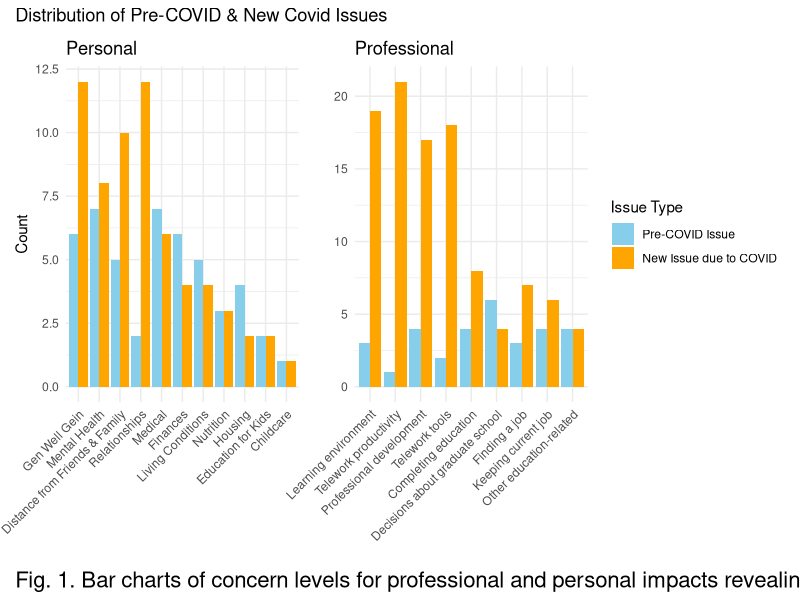
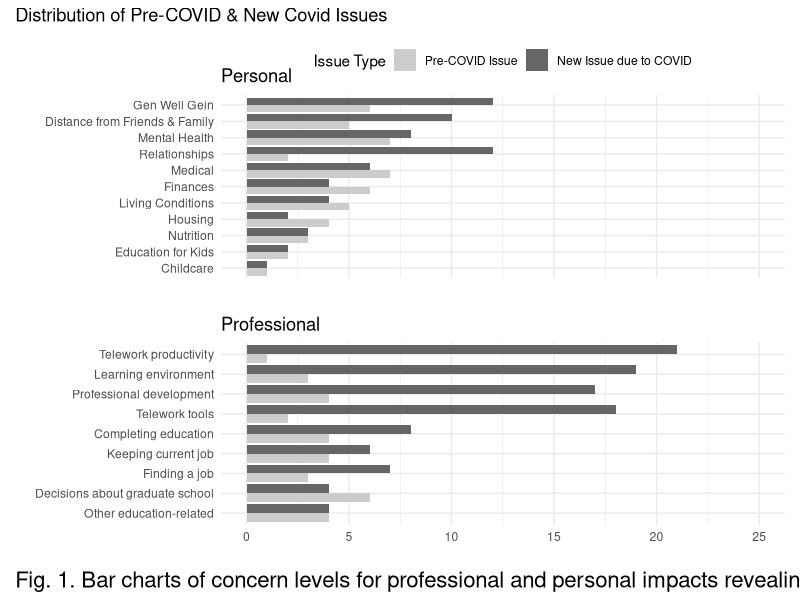
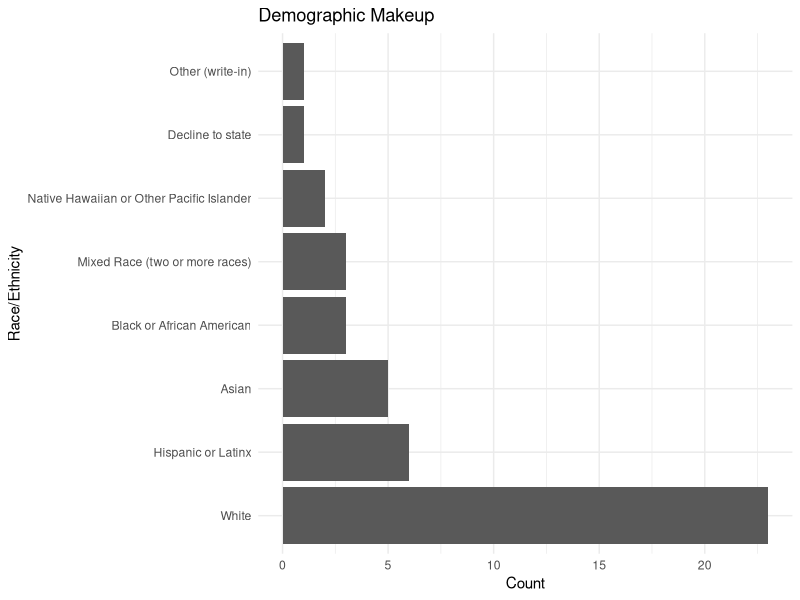
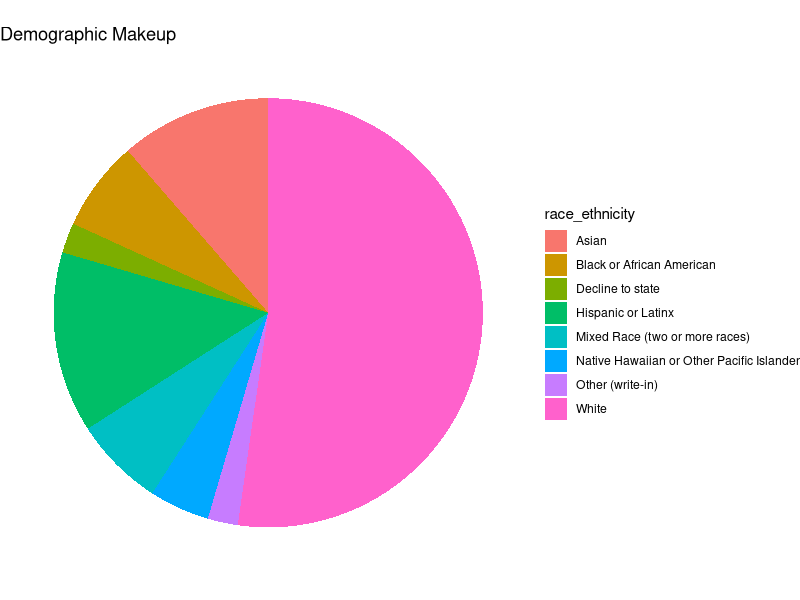
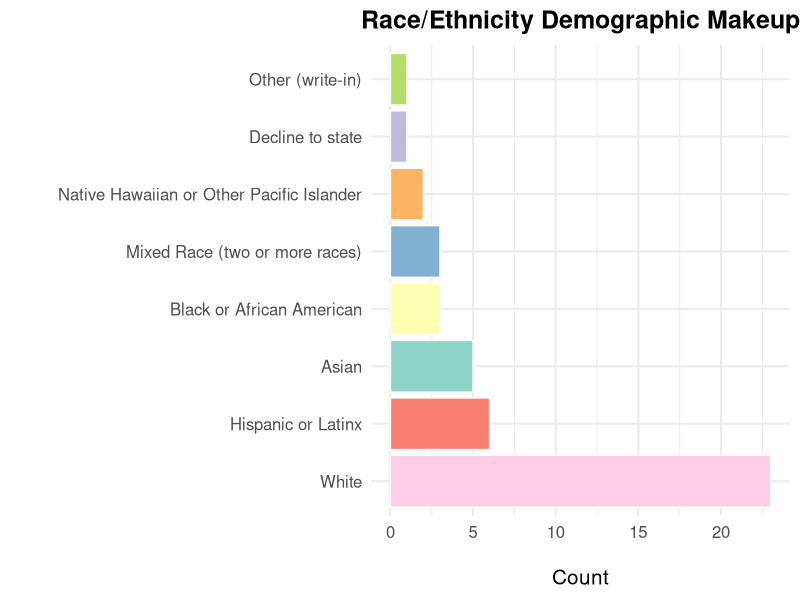
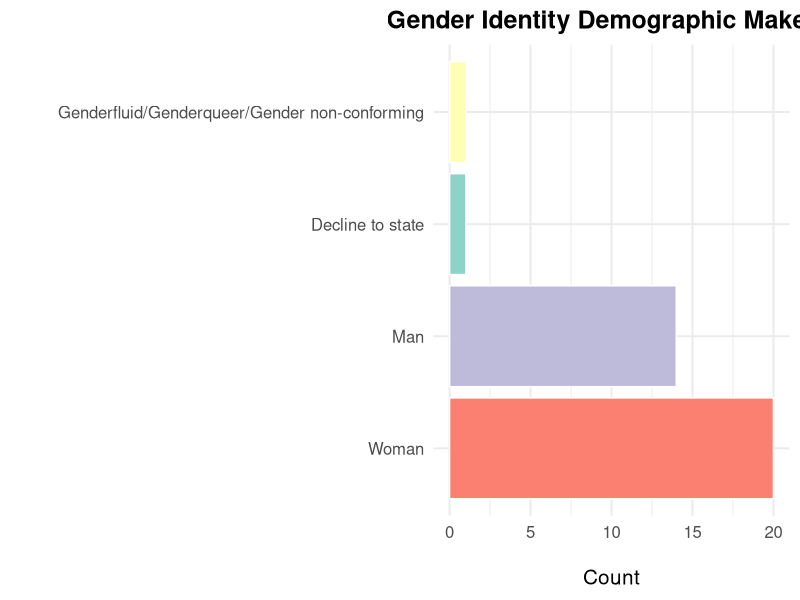
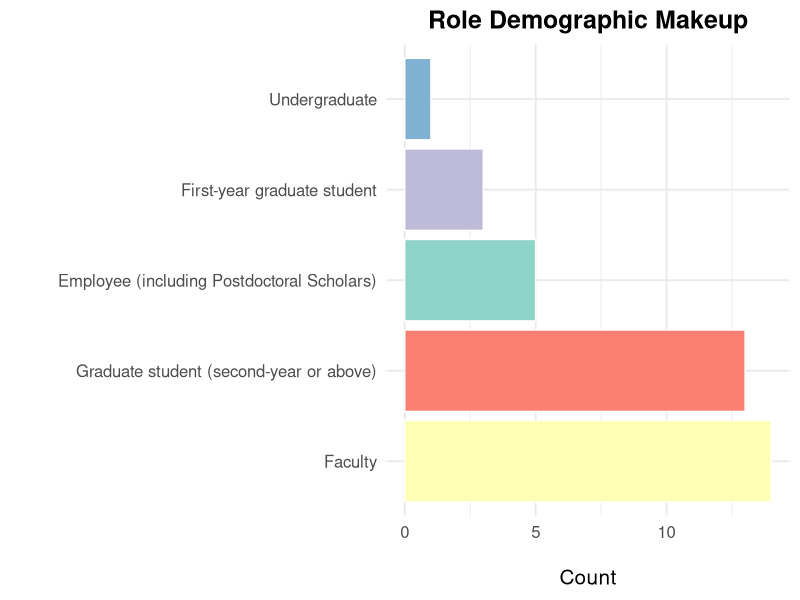
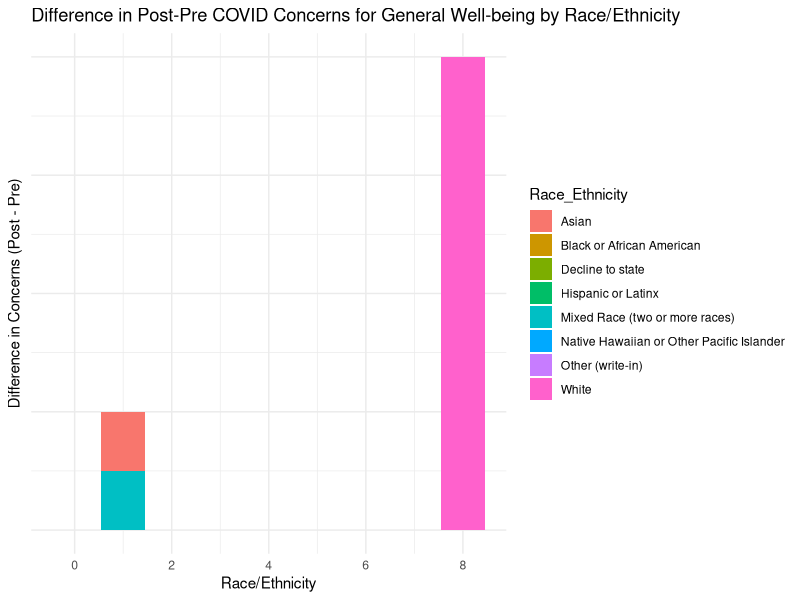

Write R code to recreate these figures, in order.
## ---- chunk 1
library(tidyverse)
library(tibble)
library(kableExtra)
library(tidytext)
library(stringr)
library(SnowballC)
library(patchwork)

data <- read.csv("data_snippet.csv")
## ---- chunk 2
personal_prefix <- "Currently..are.you.concerned.about.the.following....If.you.are.not..leave.blank...__________About......Personal.impacts..."
professional_prefix <- "Currently..are.you.concerned.about.the.following....If.you.are.not..leave.blank.....__________Abo......Academic.and.or.professional.impacts..."

remove_prefix <- function(column_name, prefix_to_remove) {
  column_name <- gsub(prefix_to_remove, "", column_name)
  return(column_name)
}

personal_concern_columns <- grep(personal_prefix, names(data), value = TRUE)
professional_concern_columns <- grep(professional_prefix, names(data), value = TRUE)

cleaned_personal_column_names <- lapply(personal_concern_columns, remove_prefix, prefix_to_remove = personal_prefix)
cleaned_professional_column_names <- lapply(professional_concern_columns, remove_prefix, prefix_to_remove = professional_prefix)

df_personal <- data[personal_concern_columns]
df_professional <- data[professional_concern_columns]
names(df_personal) <- cleaned_personal_column_names
names(df_professional) <- cleaned_professional_column_names
## ---- chunk 3
# 0 - Not Concerned
# 1 - pre-covid issue
# 2 - new issue due to covid
# 3 - cannot access resources
head(df_personal)
head(df_professional)
## ---- chunk 4
aggregate_personal <- data.frame(
  Pre_COVID_Count = colSums(df_personal == 1, na.rm = TRUE),
  New_COVID_Count = colSums(df_personal == 2, na.rm = TRUE)
)

aggregate_professional <- data.frame(
  Pre_COVID_Count = colSums(df_professional == 1, na.rm = TRUE),
  New_COVID_Count = colSums(df_professional == 2, na.rm = TRUE)
)

filtered_aggregate_personal <- aggregate_personal[rowSums(aggregate_personal) > 0, ]
filtered_aggregate_professional <- aggregate_professional[rowSums(aggregate_professional) > 0, ]

tbl_personal <- as_tibble(filtered_aggregate_personal)
tbl_professional <- as_tibble(filtered_aggregate_professional)

styled_tbl_personal <- tbl_personal %>%
  mutate(
    Concern_Category = c("Nutrition", "Housing", "Medical", "Finances", "Gen Well Gein", "Mental Health", "Living Conditions", "Distance from Friends & Family", "Relationships", "Childcare", "Education for Kids"),
    Difference = New_COVID_Count - Pre_COVID_Count
  ) %>%
  select(Concern_Category, Pre_COVID_Count, New_COVID_Count, Difference) %>%
  kable(., align = "c", caption = "Distribution of Pre-COVID and New COVID Issues (Personal)") %>%
  kable_styling(full_width = FALSE)

styled_tbl_professional <- tbl_professional %>%
  mutate(
    Concern_Category = c("Learning environment", "Completing education", "Decisions about graduate school", "Other education-related", "Professional development", "Finding a job", "Keeping current job", "Telework tools", "Telework productivity"),
    Difference = New_COVID_Count - Pre_COVID_Count
  ) %>%
  select(Concern_Category, Pre_COVID_Count, New_COVID_Count, Difference) %>%
  kable(., align = "c", caption = "Distribution of Pre-COVID and New COVID Issues (Professional)") %>%
  kable_styling(full_width = FALSE)

styled_tbl_personal
styled_tbl_professional
## ---- chunk 5
personal_labels <- c("Nutrition", "Housing", "Medical", "Finances", "Gen Well Gein", "Mental Health", "Living Conditions", "Distance from Friends & Family", "Relationships", "Childcare", "Education for Kids")

df_personal_long <- filtered_aggregate_personal %>%
  rownames_to_column(var = "Concern_Category") %>%
  pivot_longer(cols = c("Pre_COVID_Count", "New_COVID_Count"), 
               names_to = "Type", values_to = "Count") %>%
  mutate(Concern_Category = factor(Concern_Category, 
                                   levels = rownames(filtered_aggregate_personal),
                                   labels = personal_labels))
type_order <- c("Pre_COVID_Count", "New_COVID_Count")
df_personal_long$Type <- factor(df_personal_long$Type, levels = type_order)

plot_personal <- ggplot(df_personal_long, aes(x = fct_reorder(Concern_Category, Count, .desc = TRUE), y = Count, fill = Type)) +
  geom_bar(stat = "identity", position = position_dodge()) +
  scale_fill_manual(values = c("skyblue", "orange"), 
                    labels = c("Pre-COVID Issue", "New Issue due to COVID")) +
  labs(title = "Personal",
       x = "", y = "Count", fill = "Issue Type") +
  theme_minimal() +
  theme(axis.text.x = element_text(angle = 45, hjust = 1, vjust = 1))
## ---- chunk 6
professional_labels <- c("Learning environment", "Completing education", "Decisions about graduate school", "Other education-related", "Professional development", "Finding a job", "Keeping current job", "Telework tools", "Telework productivity")

df_professional_long <- filtered_aggregate_professional %>%
  rownames_to_column(var = "Concern_Category") %>%
  pivot_longer(cols = c("Pre_COVID_Count", "New_COVID_Count"), 
               names_to = "Type", values_to = "Count") %>%
  mutate(Concern_Category = factor(Concern_Category, 
                                   levels = rownames(filtered_aggregate_professional),
                                   labels = professional_labels))

type_order <- c("Pre_COVID_Count", "New_COVID_Count")
df_professional_long$Type <- factor(df_professional_long$Type, levels = type_order)

plot_professional <- ggplot(df_professional_long, aes(x = fct_reorder(Concern_Category, Count, .desc = TRUE), y = Count, fill = Type)) +
  geom_bar(stat = "identity", position = position_dodge()) +
  scale_fill_manual(values = c("skyblue", "orange"), 
                    labels = c("Pre-COVID Issue", "New Issue due to COVID")) +
  labs(title = "Professional",
       x = "", y = "", fill = "Issue Type") +
  theme_minimal() +
  theme(axis.text.x = element_text(angle = 45, hjust = 1, vjust = 1))
## ---- chunk 7
combined_plots <- plot_personal + plot_professional +
  plot_layout(guides = "collect") &
  plot_annotation(
    title = "Distribution of Pre-COVID & New Covid Issues",
    caption = "Fig. 1. Bar charts of concern levels for professional and personal impacts revealing dramatic increase in majority of issues",
    theme = theme(plot.caption = element_text(hjust = 0, margin = margin(t = 0, r = 0, b = 0, l = 0), size = 16))
  )

combined_plots
## ---- chunk 8
color_palette <- c("#CCCCCC", "#666666") 
plot_personal <- ggplot(df_personal_long, aes(x = Count, y = fct_reorder(Concern_Category, Count, .desc = FALSE), fill = Type)) +
  geom_bar(stat = "identity", position = position_dodge()) +
  scale_fill_manual(values = color_palette, 
                    labels = c("Pre-COVID Issue", "New Issue due to COVID")) +
  labs(title = "Personal",
       x = "", y = "", fill = "Issue Type") +
  theme_minimal() +
    theme(axis.text.x = element_blank(),
        axis.ticks.x = element_blank(),
        plot.title = element_text(vjust = -1, margin = margin(b = -20))) +
  xlim(0,25)

plot_professional <- ggplot(df_professional_long, aes(x = Count, y = fct_reorder(Concern_Category, Count, .desc = FALSE), fill = Type)) +
  geom_bar(stat = "identity", position = position_dodge()) +
  scale_fill_manual(values = color_palette, 
                    labels = c("Pre-COVID Issue", "New Issue due to COVID")) +
  labs(title = "Professional",
       x = "", y = "", fill = "Issue Type") +
  theme_minimal() +
  xlim(0,25)

combined_plots <- plot_personal / plot_professional +
  plot_layout(guides = "collect") &
  plot_annotation(
    title = "Distribution of Pre-COVID & New Covid Issues",
    caption = "Fig. 1. Bar charts of concern levels for professional and personal impacts revealing dramatic increase in majority of issues",
    theme = theme(plot.caption = element_text(hjust = 0, margin = margin(t = 0, r = 0, b = 0, l = 0), size = 16))
  ) & theme(legend.position = 'top')

combined_plots
## ---- chunk 9
race_ethnicity_counts <- data %>%
  separate_rows(`What.is.your.race.and.or.ethnicity..Check.all.that.apply....Selected.Choice`, sep = ",") %>%
  count(`What.is.your.race.and.or.ethnicity..Check.all.that.apply....Selected.Choice`, name = "count")

race_ethnicity_counts <- race_ethnicity_counts %>%
  rename(race_ethnicity = `What.is.your.race.and.or.ethnicity..Check.all.that.apply....Selected.Choice`)

ggplot(race_ethnicity_counts, aes(x = reorder(race_ethnicity, -count), y = count)) +
  geom_bar(stat = "identity") +
  coord_flip() +
  labs(title = "Demographic Makeup",
       x = "Race/Ethnicity",
       y = "Count") +
  theme_minimal()
## ---- chunk 10
race_ethnicity_counts %>%
  ggplot(aes(x = "", y = count, fill = race_ethnicity)) +
  geom_bar(stat = "identity", width = 1) +
  coord_polar("y") +
  labs(title = "Demographic Makeup") +
  theme_void() +
  theme(legend.position = "right")
## ---- chunk 11
render_summary_table_graph <- function(df, column, category_name) {
  total <- nrow(df)
  
  summary_df <- df %>%
    mutate({{column}} := ifelse({{column}} == "Genderfluid, Genderqueer, or Gender Non-conforming","Genderfluid/Genderqueer/Gender non-conforming", {{column}})) %>%
    separate_rows({{column}}, sep = ",") %>%
    count({{column}}, name = "count") %>%
    mutate(percentage = round((count / total) * 100, 2)) %>%
    rename(Category = {{column}}) %>% 
    arrange(desc(count))
  
  summary_table <- kable(summary_df, format = "html", col.names = c(category_name, "Count", "Percentage (%)")) %>%
    kable_styling(full_width = FALSE, bootstrap_options = c("striped", "hover", "condensed")) %>%
  print(summary_table)
  
  graph <- ggplot(summary_df, aes(x = reorder(Category, -count), y = count, fill = Category)) +
    geom_bar(stat = "identity", color = "white", show.legend = FALSE) +
    coord_flip() +
    labs(title = paste(category_name, "Demographic Makeup"),
         x = "",
         y = "Count") +
    theme_minimal(base_size = 15) +
    theme(axis.title.x = element_text(margin = margin(t = 20)),
          axis.title.y = element_text(margin = margin(r = 20)),
          plot.title = element_text(hjust = 0.5, face = "bold", size = 18)) +
    scale_fill_brewer(palette = "Set3")
  return(list(summary_table = summary_table, graph = graph))
}

render_summary_table_graph(data, `What.is.your.race.and.or.ethnicity..Check.all.that.apply....Selected.Choice`, "Race/Ethnicity")
render_summary_table_graph(data, `How.would.you.describe.yourself...Mark.one.answer....Selected.Choice`, "Gender Identity")
# render_summary_table_graph(data, `Institution.Type`, "Institution Type")
render_summary_table_graph(data, Role, "Role")
## ---- chunk 12
library(htmltools)
generate_summary_table <- function(df, column, category_name) {
  total <- nrow(df)
  
  # Handling specific category name issue
  summary_df <- df %>%
    mutate({{column}} := ifelse({{column}} == "Genderfluid, Genderqueer, or Gender Non-conforming","Gender fluid/queer/non-conforming", {{column}})) %>%
    separate_rows({{column}}, sep = ",") %>%
    count({{column}}, name = "count") %>%
    mutate(percentage = round((count / total) * 100, 2)) %>%
    rename(Category = {{column}}) %>%
    arrange(desc(count))
  
  return(summary_df)
}

summary_df_race_ethnicity <- generate_summary_table(data, `What.is.your.race.and.or.ethnicity..Check.all.that.apply....Selected.Choice`, "Race/Ethnicity")
summary_df_gender_identity <- generate_summary_table(data, `How.would.you.describe.yourself...Mark.one.answer....Selected.Choice`, "Gender Identity")
summary_df_role <- generate_summary_table(data, Role, "Role")

formatted_table_race_ethnicity <- summary_df_race_ethnicity %>%
  kable(format = "html", col.names = c("Race/Ethnicity", "Count", "Percentage (%)")) %>%
  kable_styling(full_width = FALSE, bootstrap_options = c("striped", "hover", "condensed")) %>%
  column_spec(1, width = "20%") %>%
  column_spec(2:3, width = "10%", extra_css = "text-align: right;")

formatted_table_gender_identity <- summary_df_gender_identity %>%
  kable(format = "html", col.names = c("Gender Identity", "Count", "Percentage (%)")) %>%
  kable_styling(full_width = FALSE, bootstrap_options = c("striped", "hover", "condensed")) %>%
  column_spec(1, width = "20%") %>%
  column_spec(2:3, width = "10%", extra_css = "text-align: right;")

formatted_table_role <- summary_df_role %>%
  kable(format = "html", col.names = c("Role", "Count", "Percentage (%)")) %>%
  kable_styling(full_width = FALSE, bootstrap_options = c("striped", "hover", "condensed")) %>%
  column_spec(1, width = "20%") %>%
  column_spec(2:3, width = "10%", extra_css = "text-align: right;")
combined_table <- paste(
  "<h2 style='text-align: left; font-size: 12pt;'>Table 1: Respondent Demographic Information (N=36)</h2>",
  as.character(formatted_table_race_ethnicity),
  as.character(formatted_table_gender_identity),
  as.character(formatted_table_role),
  sep = ""
)
HTML(combined_table)
## ---- chunk 13
personal_prefix <- "Currently..are.you.concerned.about.the.following....If.you.are.not..leave.blank...__________About......Personal.impacts..."
professional_prefix <- "Currently..are.you.concerned.about.the.following....If.you.are.not..leave.blank.....__________Abo......Academic.and.or.professional.impacts..."
race_prefix <- 'What.is.your.race.and.or.ethnicity..Check.all.that.apply....Selected.Choice'

remove_prefix <- function(column_name, prefix_to_remove) {
  column_name <- gsub(prefix_to_remove, "", column_name)
  return(column_name)
}

personal_concern_columns <- grep(personal_prefix, names(data), value = TRUE)
professional_concern_columns <- grep(professional_prefix, names(data), value = TRUE)
race_columns <- grep(race_prefix, names(data), value = TRUE)

cleaned_personal_column_names <- lapply(personal_concern_columns, remove_prefix, prefix_to_remove = personal_prefix)
cleaned_professional_column_names <- lapply(professional_concern_columns, remove_prefix, prefix_to_remove = professional_prefix)

df_personal <- data[c(personal_concern_columns, race_columns)]
df_professional <- data[c(professional_concern_columns,race_columns)]
names(df_personal) <- c(cleaned_personal_column_names, 'Race_Ethnicity')
names(df_professional) <- c(cleaned_professional_column_names, 'Race_Ethnicity')
## ---- chunk 14
head(df_personal)
## ---- chunk 15
df_personal[] <- lapply(df_personal[], as.character)

personal_data_long <- df_personal %>%
  mutate(id = row_number()) %>%
  separate_rows(General.well.being, sep = ",") %>%
  separate_rows(Race_Ethnicity, sep = ",") %>%
  mutate(General.well.being = as.integer(General.well.being))

concern_counts <- personal_data_long %>%
  group_by(Race_Ethnicity) %>%
  summarize(
    pre_covid = sum(General.well.being == 1),
    post_covid = sum(General.well.being == 2)
  )
concern_counts2 <- concern_counts %>%
  mutate(difference = post_covid - pre_covid)

ggplot(concern_counts2, aes(x = difference, y = difference, fill = Race_Ethnicity)) +
  geom_bar(stat = "identity") +
  labs(title = "Difference in Post-Pre COVID Concerns for General Well-being by Race/Ethnicity",
       x = "Race/Ethnicity",
       y = "Difference in Concerns (Post - Pre)") +
  theme_minimal() +
  theme(axis.text.y = element_blank())
## ---- chunk 16
concern_counts %>%
  kable(col.names = c("Race/Ethnicity", "Pre-COVID Concerns", "Post-COVID Concerns"), 
        caption = "Pre and New COVID Concerns for General Well-being by Race/Ethnicity") %>%
  kable_styling(bootstrap_options = c("striped", "hover", "condensed", "responsive"))
## ---- chunk 17
df_professional[] <- lapply(df_professional[], as.character)

personal_data_long <- df_professional %>%
  mutate(id = row_number()) %>%
  separate_rows(Professional.development..internships..programs..conferences., sep = ",") %>%
  separate_rows(Race_Ethnicity, sep = ",") %>%
  mutate(General.well.being = as.integer(Professional.development..internships..programs..conferences.))

total_counts <- personal_data_long %>%
  group_by(Race_Ethnicity) %>%
  summarize(total = n())

concern_counts <- personal_data_long %>%
  group_by(Race_Ethnicity) %>%
  summarize(
    pre_covid = sum(Professional.development..internships..programs..conferences. == 1),
    post_covid = sum(Professional.development..internships..programs..conferences. == 2)
  ) %>%
  left_join(total_counts, by = "Race_Ethnicity") %>%
  mutate(
    pre_covid_prop = round((pre_covid / total) * 100, 2),
    post_covid_prop = round((post_covid / total) * 100, 2),
  )

concern_counts %>%
  select(Race_Ethnicity, pre_covid_prop, post_covid_prop) %>%
  kable(col.names = c("Race/Ethnicity", "Pre-COVID Proportion (%)", "New COVID Proportion (%)"), 
        caption = "Pre and New COVID Concerns for Professional Development (Proportions)") %>%
  kable_styling(bootstrap_options = c("striped", "hover", "condensed", "responsive"))
## ---- chunk 18
# ggplot(concern_counts, aes(x = Race_Ethnicity, y = difference, fill = Race_Ethnicity)) +
#   geom_bar(stat = "identity") +
#   labs(title = "Difference in Proportion of Professional Development by Race",
#        x = "", y = "Difference in Proportion (Post - Pre)") +
#   theme_minimal() +
#   theme(axis.text.x=element_blank(), 
#         axis.ticks.x=element_blank())
## ---- chunk 19
df_personal[] <- lapply(df_personal[], as.character)

personal_data_long <- df_personal %>%
  mutate(id = row_number()) %>%
  separate_rows(General.well.being, sep = ",") %>%
  separate_rows(Race_Ethnicity, sep = ",") %>%
  mutate(General.well.being = as.integer(General.well.being))

total_counts <- personal_data_long %>%
  group_by(Race_Ethnicity) %>%
  summarize(total = n())

concern_counts <- personal_data_long %>%
  group_by(Race_Ethnicity) %>%
  summarize(
    pre_covid = sum(General.well.being == 1),
    post_covid = sum(General.well.being == 2)
  ) %>%
  left_join(total_counts, by = "Race_Ethnicity") %>%
  mutate(
    pre_covid_prop = round((pre_covid / total) * 100, 2),
    post_covid_prop = round((post_covid / total) * 100, 2)
  )

concern_counts %>%
  select(Race_Ethnicity, pre_covid_prop, post_covid_prop) %>%
  kable(col.names = c("Race/Ethnicity", "Pre-COVID Proportion (%)", "New COVID Proportion (%)"), 
        caption = "Pre and New COVID Concerns for General Well-being by Race/Ethnicity (Proportions)") %>%
  kable_styling(bootstrap_options = c("striped", "hover", "condensed", "responsive"))
## ---- chunk 20
# ggplot(concern_counts, aes(x = Race_Ethnicity, y = difference, fill = Race_Ethnicity)) +
#   geom_bar(stat = "identity") +
#   labs(title = "Difference in Proportion of Generall Well Being by Race",
#        x = "", y = "Difference in Proportion (Post - Pre)") +
#   theme_minimal() +
#   theme(axis.text.x=element_blank(), 
#         axis.ticks.x=element_blank())
## ---- chunk 21
personal_prefix <- "Currently..are.you.concerned.about.the.following....If.you.are.not..leave.blank...__________About......Personal.impacts..."
professional_prefix <- "Currently..are.you.concerned.about.the.following....If.you.are.not..leave.blank.....__________Abo......Academic.and.or.professional.impacts..."

remove_prefix <- function(column_name, prefix_to_remove) {
  column_name <- gsub(prefix_to_remove, "", column_name)
  return(column_name)
}

personal_concern_columns <- grep(personal_prefix, names(data), value = TRUE)
professional_concern_columns <- grep(professional_prefix, names(data), value = TRUE)

cleaned_personal_column_names <- lapply(personal_concern_columns, remove_prefix, prefix_to_remove = personal_prefix)
cleaned_professional_column_names <- lapply(professional_concern_columns, remove_prefix, prefix_to_remove = professional_prefix)

df_personal <- data[c(personal_concern_columns, "Role")]
df_professional <- data[c(professional_concern_columns,"Role")]
names(df_personal) <- c(cleaned_personal_column_names, 'Role')
names(df_professional) <- c(cleaned_professional_column_names, 'Role')
## ---- chunk 22
df_professional <- df_professional %>%
  select(-starts_with("Other..write.in."))
professional_labels <- c("Learning environment", "Completing education", "Decisions about graduate school", "Other education-related", "Professional development", "Finding a job", "Keeping current job", "Telework tools", "Telework productivity")

df_professional[] <- lapply(df_professional[], as.character)

professional_columns <- names(df_professional)[-which(names(df_professional) == "Role")]

personal_data_long <- df_professional %>%
  mutate(id = row_number()) %>%
  separate_rows(Role, sep = ",") %>%
  pivot_longer(cols = all_of(professional_columns), 
               names_to = "Professional_Development", 
               values_to = "Concern",) %>%
  separate_rows(Concern, sep = ",") %>%
  mutate(Concern = as.integer(Concern)) %>% 
  mutate(Professional_Development = recode(Professional_Development, !!!setNames(professional_labels, professional_columns)))

total_counts <- personal_data_long %>%
  group_by(Role, Professional_Development) %>%
  summarize(total = n(), .groups = 'drop')

concern_counts <- personal_data_long %>%
  group_by(Role, Professional_Development) %>%
  summarize(
    pre_covid = sum(Concern == 1),
    post_covid = sum(Concern == 2),
    .groups = 'drop'
  ) %>%
  left_join(total_counts, by = c("Role", "Professional_Development")) %>%
  mutate(
    pre_covid_prop = round((pre_covid / total) * 100, 2),
    post_covid_prop = round((post_covid / total) * 100, 2),
    difference = round(post_covid_prop - pre_covid_prop, 2)
  )

concern_counts %>%
  select(Role, Professional_Development, pre_covid_prop, post_covid_prop, difference) %>%
  kable(col.names = c("Role", "Professional Development", "Pre-COVID Proportion (%)", "Post-COVID Proportion (%)", "Difference (Post - Pre)"), 
        caption = "Difference in Post-Pre COVID Concerns for Professional Development (Proportions)") %>%
  kable_styling(bootstrap_options = c("striped", "hover", "condensed", "responsive"))
## ---- chunk 23
ggplot(concern_counts, aes(x = Role, y = post_covid_prop, fill = Role)) +
  geom_bar(stat = "identity") +
  facet_wrap(~ Professional_Development, scales = "free_y") +
  labs(title = "Proportion of New COVID Concerns by Role Faceted by Professional Devlopement Category",
       x = "Role", y = "Difference in Proportion (Post - Pre)") +
  theme_minimal() +
  # theme(axis.text.x = element_text(angle = 45, hjust = 1, vjust = 1),
  #       legend.position = "none")
  theme(axis.text.x=element_blank(), 
        axis.ticks.x=element_blank())
## ---- chunk 24
ggplot(concern_counts, aes(x = Professional_Development, y = post_covid_prop, fill = Professional_Development)) +
  geom_bar(stat = "identity") +
  facet_wrap(~ Role, scales = "free_y") +
  labs(title = "Proportion of New COVID Concerns by Professional Development Category Faceted by Role",
       x = "", y = "Difference in Proportion (Post - Pre)") +
  theme_minimal() +
  theme(axis.text.x=element_blank(), 
        axis.ticks.x=element_blank())
## ---- chunk 25
ggplot(concern_counts, aes(x = Professional_Development, y = difference, fill = Role)) +
  geom_bar(stat = "identity", position = "dodge2") +
  labs(title = "Difference in Proportion of COVID Concerns by Professional Development Category and Role",
       x = "", y = "Difference in Proportion (Post - Pre)") +
  theme_minimal() +
  theme(axis.text.x = element_text(angle = 45, hjust = 1, vjust = 1))
## ---- chunk 26
df_professional$supported <- data$Did.you.feel.supported.from.your.institution..department..team..etc...

personal_data_long <- df_professional %>%
  mutate(id = row_number()) %>%
  separate_rows(supported, sep = ",") %>%
  pivot_longer(cols = all_of(professional_columns), 
               names_to = "Professional_Development", 
               values_to = "Concern") %>%
  separate_rows(Concern, sep = ",") %>%
  mutate(Concern = as.integer(Concern)) %>%
  mutate(Professional_Development = recode(Professional_Development, !!!setNames(professional_labels, professional_columns)))

total_counts <- personal_data_long %>%
  group_by(supported, Professional_Development) %>%
  summarize(total = n(), .groups = 'drop')

concern_counts <- personal_data_long %>%
  group_by(supported, Professional_Development) %>%
  summarize(
    pre_covid = sum(Concern == 1),
    post_covid = sum(Concern == 2),
    .groups = 'drop'
  ) %>%
  left_join(total_counts, by = c("supported", "Professional_Development")) %>%
  mutate(
    pre_covid_prop = round((pre_covid / total) * 100, 2),
    post_covid_prop = round((post_covid / total) * 100, 2)
  )

concern_counts %>%
  select(supported, Professional_Development, pre_covid_prop, post_covid_prop) %>%
  kable(col.names = c("Supported", "Professional Development", "Pre-COVID Proportion (%)", "New COVID Proportion (%)"), 
        caption = "Pre and New COVID Concerns for Professional Development by Support (Proportions)") %>%
  kable_styling(bootstrap_options = c("striped", "hover", "condensed", "responsive"))
## ---- chunk 27
ggplot(concern_counts, aes(x = supported, y = post_covid_prop, fill = supported)) +
  geom_bar(stat = "identity") +
  facet_wrap(~ Professional_Development, scales = "free_y") +
  labs(title = "Proportion of New COVID Concerns by Feelings of Support From  Institution Faceted by Professional Development Category",
       x = "", y = "Difference in Proportion (Post - Pre)") +
  theme_minimal() +
  theme(axis.text.x=element_blank(), 
        axis.ticks.x=element_blank())
## ---- chunk 28
word_data <- data.frame(
  helpful = data$Related.to.COVID.19..what.information.have.you.received.from.this.institution.that.has.been.most.HELPFUL.to.you..in.terms.of.your.own.studies..work..and.or.projects....Note..This.could.be.via.email..printed..etc.,
  unhelpful = data$Related.to.COVID.19..what.information.have.you.received.from.this.institution.that.has.been.most.UNHELPFUL.to.you..in.terms.of.your.own.studies..work..and.or.projects....Note..This.could.be.via.email..printed..etc.
)

responses <- word_data %>%
  pivot_longer(cols = c(helpful, unhelpful), 
               names_to = "Type", 
               values_to = "Response") %>%
  filter(!is.na(Response))

responses_tokens <- responses %>%
  unnest_tokens(word, Response) %>%
  filter(!word %in% stop_words$word) %>%
  filter(!str_detect(word, "^[0-9]+$"))

responses_tokens <- responses_tokens %>%
  mutate(word = wordStem(word, language = "en"))

word_counts <- responses_tokens %>%
  count(Type, word, sort = TRUE)

top_words <- word_counts %>%
  group_by(Type) %>%
  slice_max(n, n = 10)

ggplot(top_words, aes(x = reorder_within(word, n, Type), y = n, fill = Type)) +
  geom_col(show.legend = FALSE) +
  facet_wrap(~Type, scales = "free_y") +
  scale_x_reordered() +
  labs(y = "Frequency", x = "Words", title = "Most Common Words in Helpful and Unhelpful Responses") +
  coord_flip()

top_words %>%
  arrange(Type, desc(n)) %>%
  print()
